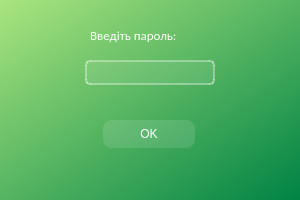
<?xml version="1.0" encoding="UTF-8"?>
<ui version="4.0">
 <class>AuthDialog</class>
 <widget class="QDialog" name="AuthDialog">
  <property name="geometry">
   <rect>
    <x>0</x>
    <y>0</y>
    <width>300</width>
    <height>200</height>
   </rect>
  </property>
  <property name="windowTitle">
   <string>Авторизація</string>
  </property>
  <property name="windowIcon">
   <iconset resource="res-rc.qrc">
    <normaloff>:/icons/Icons/login_black_36dp.svg</normaloff>:/icons/Icons/login_black_36dp.svg</iconset>
  </property>
  <property name="styleSheet">
   <string notr="true">background-color: qlineargradient(spread:pad, x1:0, y1:0, x2:1, y2:1, stop:0 rgba(170, 229, 127, 255), stop:1 rgba(0, 131, 68, 255))</string>
  </property>
  <widget class="QLabel" name="label">
   <property name="geometry">
    <rect>
     <x>90</x>
     <y>20</y>
     <width>121</width>
     <height>31</height>
    </rect>
   </property>
   <property name="font">
    <font>
     <family>Calibri</family>
     <pointsize>10</pointsize>
     <weight>50</weight>
     <bold>false</bold>
    </font>
   </property>
   <property name="styleSheet">
    <string notr="true">color: white;
background-color: none;
border: none;</string>
   </property>
   <property name="text">
    <string>Введіть пароль:</string>
   </property>
  </widget>
  <widget class="QLineEdit" name="old_pass">
   <property name="geometry">
    <rect>
     <x>85</x>
     <y>60</y>
     <width>130</width>
     <height>25</height>
    </rect>
   </property>
   <property name="styleSheet">
    <string notr="true">background-color: rgba(255,255,255,20);
border: 2px solid rgba(255,255,255,90);
border-radius: 5px;
color: white;
</string>
   </property>
   <property name="inputMask">
    <string/>
   </property>
   <property name="text">
    <string/>
   </property>
   <property name="echoMode">
    <enum>QLineEdit::Password</enum>
   </property>
   <property name="alignment">
    <set>Qt::AlignCenter</set>
   </property>
  </widget>
  <widget class="QPushButton" name="pushButton">
   <property name="geometry">
    <rect>
     <x>103</x>
     <y>120</y>
     <width>92</width>
     <height>28</height>
    </rect>
   </property>
   <property name="styleSheet">
    <string notr="true">QPushButton {
color: white;
background-color: rgba(255,255,255,30);
border: none;
border-radius: 9px;
}
QPushButton:hover{
background-color: rgba(255,255,255,55);
}
QPushButton:pressed{
background-color: rgba(255,255,255,95);
}</string>
   </property>
   <property name="text">
    <string>OK</string>
   </property>
  </widget>
 </widget>
 <resources>
  <include location="res-rc.qrc"/>
 </resources>
 <connections/>
</ui>
